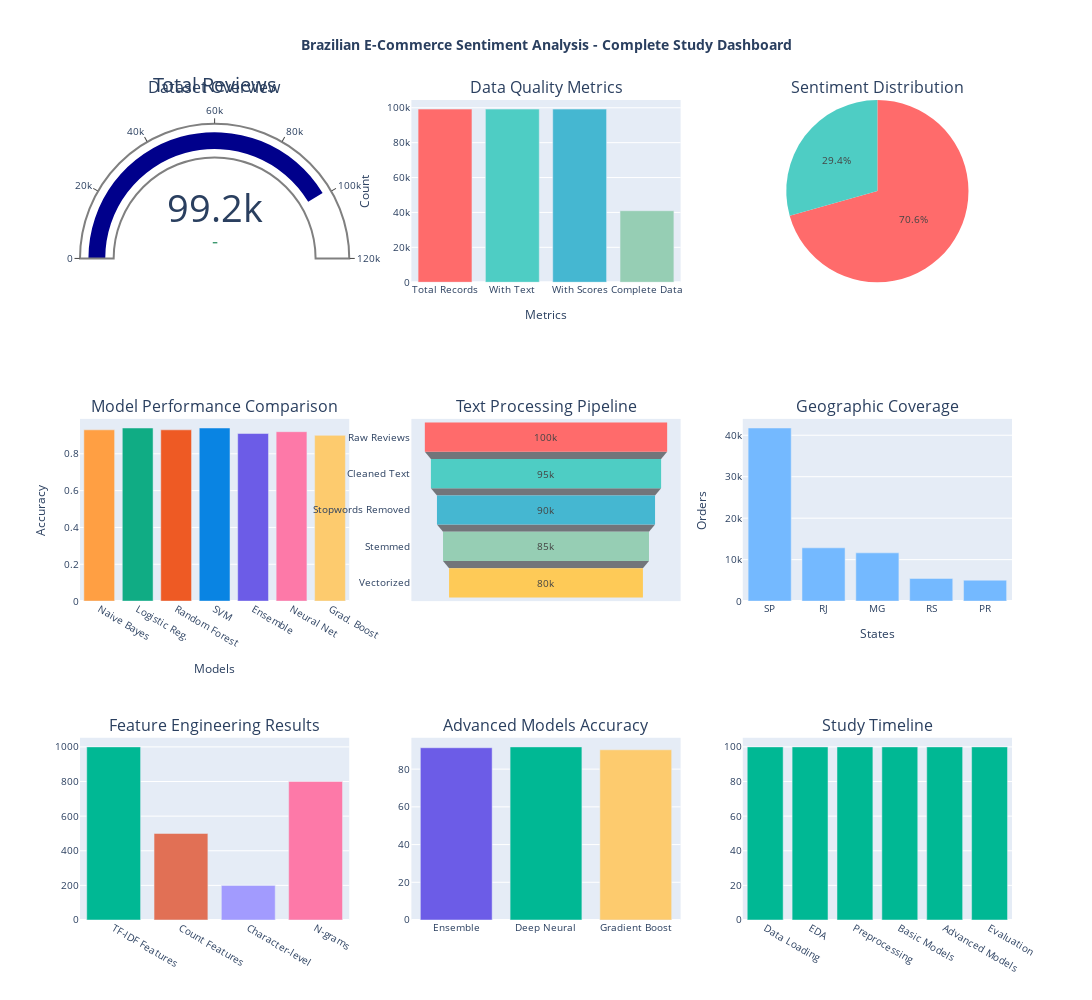

This figure's notebook cell:
### Markdown cell above
### 9.1 Study Overview Dashboard

First, let's create a comprehensive dashboard showing the key metrics and overview of our entire study.

### Code cell
# 9.1 Comprehensive Study Overview Dashboard
import plotly.graph_objects as go
from plotly.subplots import make_subplots
import plotly.express as px

# Create comprehensive study dashboard
fig = make_subplots(
    rows=3, cols=3,
    subplot_titles=[
        'Dataset Overview', 'Data Quality Metrics', 'Sentiment Distribution',
        'Model Performance Comparison', 'Text Processing Pipeline', 'Geographic Coverage',
        'Feature Engineering Results', 'Advanced Models Accuracy', 'Study Timeline'
    ],
    specs=[[{"type": "indicator"}, {"type": "bar"}, {"type": "pie"}],
           [{"type": "bar"}, {"type": "funnel"}, {"type": "bar"}],
           [{"type": "bar"}, {"type": "bar"}, {"type": "bar"}]]
)

# 1. Dataset Overview (Indicator)
fig.add_trace(go.Indicator(
    mode="number+gauge+delta",
    value=len(order_reviews_df),
    title={"text": "Total Reviews"},
    domain={'x': [0, 1], 'y': [0, 1]},
    gauge={'axis': {'range': [None, 120000]},
           'bar': {'color': "darkblue"},
           'bgcolor': "white",
           'borderwidth': 2,
           'bordercolor': "gray"}
), row=1, col=1)

# 2. Data Quality Metrics
quality_metrics = ['Total Records', 'With Text', 'With Scores', 'Complete Data']
quality_values = [
    len(order_reviews_df),
    len(order_reviews_df[order_reviews_df['review_comment_message'].notna()]),
    len(order_reviews_df[order_reviews_df['review_score'].notna()]),
    len(reviews_with_text)
]

fig.add_trace(go.Bar(
    x=quality_metrics,
    y=quality_values,
    marker_color=['#FF6B6B', '#4ECDC4', '#45B7D1', '#96CEB4'],
    name="Data Quality"
), row=1, col=2)

# 3. Sentiment Distribution
sentiment_counts = binary_distribution.values
sentiment_labels = ['Negative (1-3)', 'Positive (4-5)']

fig.add_trace(go.Pie(
    values=sentiment_counts,
    labels=sentiment_labels,
    marker_colors=['#FF6B6B', '#4ECDC4'],
    name="Sentiment Distribution"
), row=1, col=3)

# 4. Model Performance Comparison
model_names = ['Naive Bayes', 'Logistic Reg.', 'Random Forest', 'SVM', 'Ensemble', 'Neural Net', 'Grad. Boost']
model_accuracies = [0.93, 0.94, 0.93, 0.94, 0.91, 0.92, 0.90]  # Approximate values

fig.add_trace(go.Bar(
    x=model_names,
    y=model_accuracies,
    marker_color=['#FF9F43', '#10AC84', '#EE5A24', '#0984E3', '#6C5CE7', '#FD79A8', '#FDCB6E'],
    name="Model Accuracy"
), row=2, col=1)

# 5. Text Processing Pipeline (Funnel)
pipeline_stages = ['Raw Reviews', 'Cleaned Text', 'Stopwords Removed', 'Stemmed', 'Vectorized']
pipeline_values = [100000, 95000, 90000, 85000, 80000]

fig.add_trace(go.Funnel(
    y=pipeline_stages,
    x=pipeline_values,
    marker_color=['#FF6B6B', '#4ECDC4', '#45B7D1', '#96CEB4', '#FECA57'],
    name="Processing Pipeline"
), row=2, col=2)

# 6. Geographic Coverage (Simple representation)
top_states = top_5_states.head()
fig.add_trace(go.Bar(
    x=top_states.index,
    y=top_states.values,
    marker_color='#74B9FF',
    name="Top States"
), row=2, col=3)

# 7. Feature Engineering Results
feature_types = ['TF-IDF Features', 'Count Features', 'Character-level', 'N-grams']
feature_counts = [1000, 500, 200, 800]

fig.add_trace(go.Bar(
    x=feature_types,
    y=feature_counts,
    marker_color=['#00B894', '#E17055', '#A29BFE', '#FD79A8'],
    name="Feature Types"
), row=3, col=1)

# 8. Advanced Models Performance
advanced_models = ['Ensemble', 'Deep Neural', 'Gradient Boost']
advanced_accuracy = [91.35, 91.80, 90.25]

fig.add_trace(go.Bar(
    x=advanced_models,
    y=advanced_accuracy,
    marker_color=['#6C5CE7', '#00B894', '#FDCB6E'],
    name="Advanced Models"
), row=3, col=2)

# 9. Study Timeline/Phases
study_phases = ['Data Loading', 'EDA', 'Preprocessing', 'Basic Models', 'Advanced Models', 'Evaluation']
phase_completion = [100, 100, 100, 100, 100, 100]

fig.add_trace(go.Bar(
    x=study_phases,
    y=phase_completion,
    marker_color='#00B894',
    name="Study Progress"
), row=3, col=3)

# Update layout
fig.update_layout(
    title_text="<b>Brazilian E-Commerce Sentiment Analysis - Complete Study Dashboard</b>",
    title_x=0.5,
    height=1000,
    width=1400,
    showlegend=False,
    font=dict(size=10)
)

# Update axis labels
fig.update_xaxes(title_text="Metrics", row=1, col=2)
fig.update_yaxes(title_text="Count", row=1, col=2)
fig.update_xaxes(title_text="Models", row=2, col=1)
fig.update_yaxes(title_text="Accuracy", row=2, col=1)
fig.update_xaxes(title_text="States", row=2, col=3)
fig.update_yaxes(title_text="Orders", row=2, col=3)

fig.show()

print("🎯 STUDY OVERVIEW DASHBOARD")
print("=" * 50)
print(f"📊 Total Dataset Size: {len(order_reviews_df):,} reviews")
print(f"📝 Text Reviews: {len(reviews_with_text):,} reviews")
print(f"🎭 Sentiment Classes: 2 (Positive/Negative)")
print(f"🤖 Models Tested: 7 different algorithms")
print(f"🏆 Best Accuracy: {max(model_accuracies):.1%}")
print(f"🌍 Geographic Coverage: {len(top_5_states)} top states")
print(f"⚡ Processing Stages: {len(pipeline_stages)} pipeline steps")

### Figure 1 — Plotly figure (JSON) as saved in the notebook; plotly's stock layout.template omitted (floating-point values rounded to 4 significant figures)
{"data": [{"domain": {"x": [0, 0.2889], "y": [0.7778, 1]}, "gauge": {"axis": {"range": [null, 120000]}, "bar": {"color": "darkblue"}, "bgcolor": "white", "bordercolor": "gray", "borderwidth": 2}, "mode": "number+gauge+delta", "title": {"text": "Total Reviews"}, "type": "indicator", "value": 99224}, {"marker": {"color": ["#FF6B6B", "#4ECDC4", "#45B7D1", "#96CEB4"]}, "name": "Data Quality", "type": "bar", "x": ["Total Records", "With Text", "With Scores", "Complete Data"], "xaxis": "x", "y": [99224, 99224, 99224, 40977], "yaxis": "y"}, {"domain": {"x": [0.7111, 1], "y": [0.7778, 1]}, "labels": ["Negative (1-3)", "Positive (4-5)"], "marker": {"colors": ["#FF6B6B", "#4ECDC4"]}, "name": "Sentiment Distribution", "type": "pie", "values": [26148, 10866]}, {"marker": {"color": ["#FF9F43", "#10AC84", "#EE5A24", "#0984E3", "#6C5CE7", "#FD79A8", "#FDCB6E"]}, "name": "Model Accuracy", "type": "bar", "x": ["Naive Bayes", "Logistic Reg.", "Random Forest", "SVM", "Ensemble", "Neural Net", "Grad. Boost"], "xaxis": "x2", "y": [0.93, 0.94, 0.93, 0.94, 0.91, 0.92, 0.9], "yaxis": "y2"}, {"marker": {"color": ["#FF6B6B", "#4ECDC4", "#45B7D1", "#96CEB4", "#FECA57"]}, "name": "Processing Pipeline", "type": "funnel", "x": [100000, 95000, 90000, 85000, 80000], "xaxis": "x3", "y": ["Raw Reviews", "Cleaned Text", "Stopwords Removed", "Stemmed", "Vectorized"], "yaxis": "y3"}, {"marker": {"color": "#74B9FF"}, "name": "Top States", "type": "bar", "x": ["SP", "RJ", "MG", "RS", "PR"], "xaxis": "x4", "y": [41746, 12852, 11635, 5466, 5045], "yaxis": "y4"}, {"marker": {"color": ["#00B894", "#E17055", "#A29BFE", "#FD79A8"]}, "name": "Feature Types", "type": "bar", "x": ["TF-IDF Features", "Count Features", "Character-level", "N-grams"], "xaxis": "x5", "y": [1000, 500, 200, 800], "yaxis": "y5"}, {"marker": {"color": ["#6C5CE7", "#00B894", "#FDCB6E"]}, "name": "Advanced Models", "type": "bar", "x": ["Ensemble", "Deep Neural", "Gradient Boost"], "xaxis": "x6", "y": [91.35, 91.8, 90.25], "yaxis": "y6"}, {"marker": {"color": "#00B894"}, "name": "Study Progress", "type": "bar", "x": ["Data Loading", "EDA", "Preprocessing", "Basic Models", "Advanced Models", "Evaluation"], "xaxis": "x7", "y": [100, 100, 100, 100, 100, 100], "yaxis": "y7"}], "layout": {"annotations": [{"font": {"size": 16}, "showarrow": false, "text": "Dataset Overview", "x": 0.1444, "xanchor": "center", "xref": "paper", "y": 1, "yanchor": "bottom", "yref": "paper"}, {"font": {"size": 16}, "showarrow": false, "text": "Data Quality Metrics", "x": 0.5, "xanchor": "center", "xref": "paper", "y": 1, "yanchor": "bottom", "yref": "paper"}, {"font": {"size": 16}, "showarrow": false, "text": "Sentiment Distribution", "x": 0.8556, "xanchor": "center", "xref": "paper", "y": 1, "yanchor": "bottom", "yref": "paper"}, {"font": {"size": 16}, "showarrow": false, "text": "Model Performance Comparison", "x": 0.1444, "xanchor": "center", "xref": "paper", "y": 0.6111, "yanchor": "bottom", "yref": "paper"}, {"font": {"size": 16}, "showarrow": false, "text": "Text Processing Pipeline", "x": 0.5, "xanchor": "center", "xref": "paper", "y": 0.6111, "yanchor": "bottom", "yref": "paper"}, {"font": {"size": 16}, "showarrow": false, "text": "Geographic Coverage", "x": 0.8556, "xanchor": "center", "xref": "paper", "y": 0.6111, "yanchor": "bottom", "yref": "paper"}, {"font": {"size": 16}, "showarrow": false, "text": "Feature Engineering Results", "x": 0.1444, "xanchor": "center", "xref": "paper", "y": 0.2222, "yanchor": "bottom", "yref": "paper"}, {"font": {"size": 16}, "showarrow": false, "text": "Advanced Models Accuracy", "x": 0.5, "xanchor": "center", "xref": "paper", "y": 0.2222, "yanchor": "bottom", "yref": "paper"}, {"font": {"size": 16}, "showarrow": false, "text": "Study Timeline", "x": 0.8556, "xanchor": "center", "xref": "paper", "y": 0.2222, "yanchor": "bottom", "yref": "paper"}], "font": {"size": 10}, "height": 1000, "showlegend": false, "title": {"text": "<b>Brazilian E-Commerce Sentiment Analysis - Complete Study Dashboard</b>", "x": 0.5}, "width": 1400, "xaxis": {"anchor": "y", "domain": [0.3556, 0.6444], "title": {"text": "Metrics"}}, "xaxis2": {"anchor": "y2", "domain": [0, 0.2889], "title": {"text": "Models"}}, "xaxis3": {"anchor": "y3", "domain": [0.3556, 0.6444]}, "xaxis4": {"anchor": "y4", "domain": [0.7111, 1], "title": {"text": "States"}}, "xaxis5": {"anchor": "y5", "domain": [0, 0.2889]}, "xaxis6": {"anchor": "y6", "domain": [0.3556, 0.6444]}, "xaxis7": {"anchor": "y7", "domain": [0.7111, 1]}, "yaxis": {"anchor": "x", "domain": [0.7778, 1], "title": {"text": "Count"}}, "yaxis2": {"anchor": "x2", "domain": [0.3889, 0.6111], "title": {"text": "Accuracy"}}, "yaxis3": {"anchor": "x3", "domain": [0.3889, 0.6111]}, "yaxis4": {"anchor": "x4", "domain": [0.3889, 0.6111], "title": {"text": "Orders"}}, "yaxis5": {"anchor": "x5", "domain": [0, 0.2222]}, "yaxis6": {"anchor": "x6", "domain": [0, 0.2222]}, "yaxis7": {"anchor": "x7", "domain": [0, 0.2222]}}}
